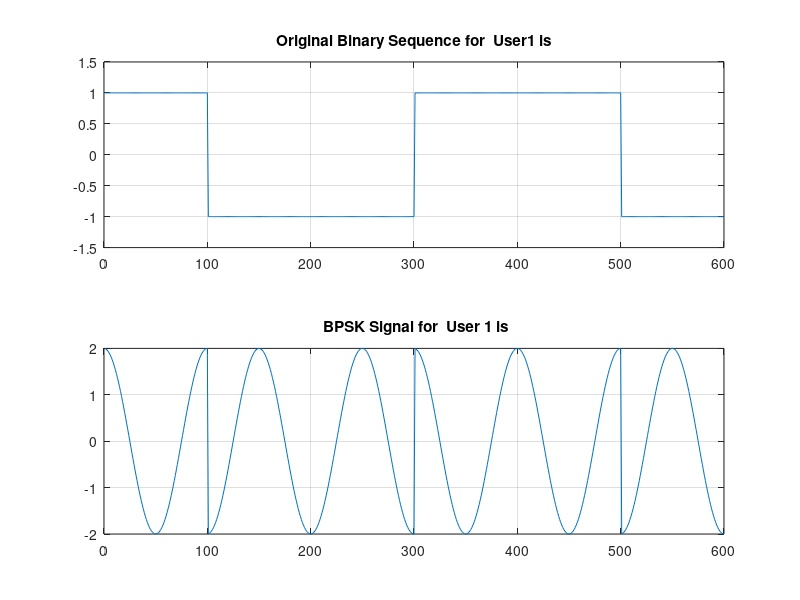
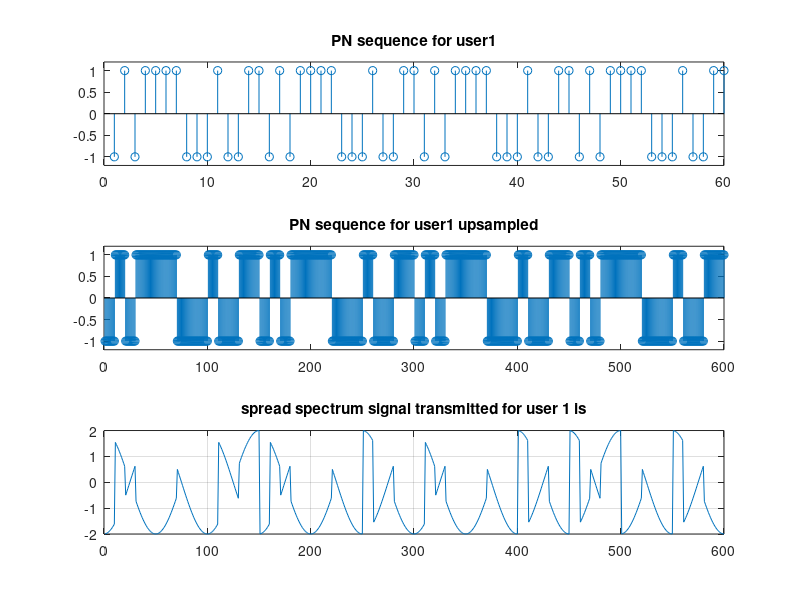
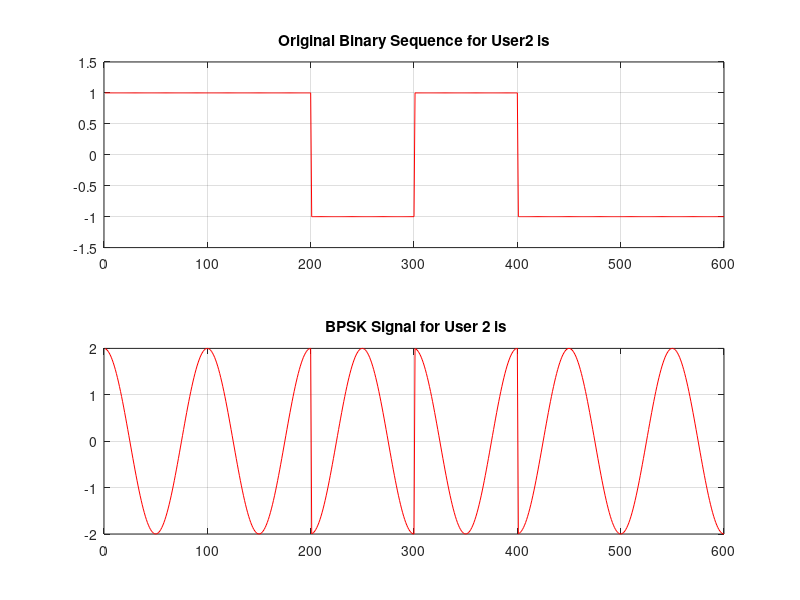
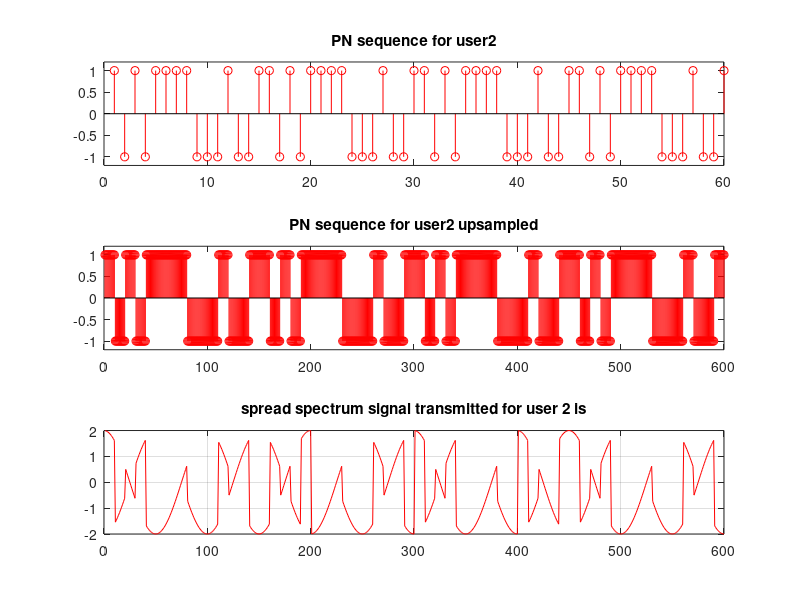

These charts were generated, in order, by the following MATLAB code: (Note: this script raises an error after producing the figures.)

clc
close all
clear all
 
%% Initial parameters
SNR = 5;    % Signal to Noise ratio in dB
Fc = 1;     % carrier frequency
Eb = 2;     % energy per bit
Tb = 1;     % bit duration
 
%% Consider two mobile users in the system
mobileUser1 = [1 0 0 1 1 0];    % data transmitted by user 1
 
mobileUser2 = [1 1 0 1 0 0];    % data transmitted by user 2

mobileUser3 = [1 1 1 0 0 0]; 

mobileUser4 = [0 0 0 1 1 1]; 
 
length_mobileUser1 = length(mobileUser1);
 
length_mobileUser2 = length(mobileUser2);

length_mobileUser3 = length(mobileUser3);

length_mobileUser4 = length(mobileUser4);
 
%% Convert data sequence into NRZ format
for i = 1:length_mobileUser1
    if mobileUser1(i )== 0
        mobileUser1(i) = -1;
    end
end
 
for i = 1:length_mobileUser2
    if mobileUser2(i) == 0
        mobileUser2(i) = -1;
    end
end

for i = 1:length_mobileUser3
    if mobileUser3(i) == 0
        mobileUser3(i) = -1;
    end
end

for i = 1:length_mobileUser4
    if mobileUser4(i) == 0
        mobileUser4(i) = -1;
    end
end


%% CDMA transmitter User 1

user1basebandsig1 = []; 
for i = 1:length_mobileUser1
    for j = 0.01:0.01:Tb    % 100 samples per bit
        if mobileUser1(i) == 1
            user1basebandsig1 = [user1basebandsig1 1];
        else
            user1basebandsig1 = [user1basebandsig1 -1];
        end
    end
end
 
% BPSK MODULATION FOR USER 1
user1bpskmod1 = [];
for i = 1:length_mobileUser1
    for j = 0.01:0.01:Tb    % 100 samples per bit
        user1bpskmod1 = [user1bpskmod1 sqrt(2*Eb)*mobileUser1(i)*cos(2*pi*Fc*j)];
    end
end
 
figure(1);
subplot(211)
plot(user1basebandsig1);
axis([0 100*length_mobileUser1 -1.5 1.5]);
title('Original Binary Sequence for  User1 is')
grid on
subplot(212)
plot(user1bpskmod1);
title(' BPSK Signal for  User 1 is');
grid on

%% PN generator for user1
% let initial seed for user1 is 1010
seed1 = [1 -1 1 -1];  
pn1_user_1 = [];
 
% The following for loop performs the function of exclusive or gate and shift registers (with respect to the CDMA standard). 
for i = 1:length_mobileUser1
    for j = 1:10 %chip rate is 10 times the bit rate
        pn1_user_1 = [pn1_user_1 seed1(4)];
        if seed1(4) == seed1(3) 
            temp = -1;
        else
            temp = 1;
        end
        seed1(4) = seed1(3);
        seed1(3) = seed1(2);
        seed1(2) = seed1(1);
        seed1(1) = temp;
    end
end
 
pnupsampled1_User_1 = [];
len_pn1_user_1 = length(pn1_user_1);
for i = 1:len_pn1_user_1
    for j = 0.1:0.1:Tb
        if pn1_user_1(i) == 1
            pnupsampled1_User_1 = [pnupsampled1_User_1 1];
        else
            pnupsampled1_User_1 = [pnupsampled1_User_1 -1];
        end
    end
end
 
sigtx1_User_1 = user1bpskmod1.*pnupsampled1_User_1;
 
figure(2)
subplot(311)
stem(pn1_user_1);
axis([0,length(pn1_user_1),-1.2,1.2])
title('PN sequence for user1')
subplot(312)
stem(pnupsampled1_User_1);
axis([0,length(pnupsampled1_User_1),-1.2,1.2])
title('PN sequence for user1 upsampled');
subplot(313)
plot(sigtx1_User_1);
axis([0 100*length_mobileUser1 -2 2]);
title('spread spectrum signal transmitted for user 1 is');
grid on




%% CDMA transmitter user2

user2basebandsig2 = [];
for i = 1:length_mobileUser2
    for j = 0.01:0.01:Tb
        if mobileUser2(i) == 1
            user2basebandsig2 = [user2basebandsig2 1];
        else
            user2basebandsig2 = [user2basebandsig2 -1];
        end
    end
end

% BPSK MODULATION FOR USER 2 
user2bpskmod2 = [];
for i = 1:length_mobileUser2
    for j = 0.01:0.01:Tb
        user2bpskmod2 = [user2bpskmod2 sqrt(2*Eb)*mobileUser2(i)*cos(2*pi*Fc*j)];
    end
end

figure(3);
subplot(211)
plot(user2basebandsig2, 'r');
axis([0 100*length_mobileUser2 -1.5 1.5]);
title('Original Binary Sequence for User2 is')
grid on
subplot(212)
plot(user2bpskmod2, 'r');
title(' BPSK Signal for User 2 is');
grid on

%% PN generator for user2

seed2 = [-1 1 -1 1];  %convert it into bipolar NRZ format
pn2_user_2 = [];
for i = 1:length_mobileUser2
    for j = 1:10 %chip rate is 10 times the bit rate
        pn2_user_2 = [pn2_user_2 seed2(4)];
        if seed2(4) == seed2(3) 
            temp = -1;
        else
            temp = 1;
        end
        seed2(4) = seed2(3);
        seed2(3) = seed2(2);
        seed2(2) = seed2(1);
        seed2(1) = temp;
    end
end
 
pnupsampled2_User_2 = [];
len_pn2_user_2 = length(pn2_user_2);
for i = 1:len_pn2_user_2
    for j = 0.1:0.1:Tb
        if pn2_user_2(i) == 1
            pnupsampled2_User_2 = [pnupsampled2_User_2 1];
        else
            pnupsampled2_User_2  = [pnupsampled2_User_2  -1];
        end
    end
end
 
length_pnupsampled2_User_2 = length(pnupsampled2_User_2);
 
sigtx2_User_2 = user2bpskmod2.*pnupsampled2_User_2;
 
figure(4)
subplot(311)
stem(pn2_user_2, 'r');
axis([0,length(pn2_user_2),-1.2,1.2])
title('PN sequence for user2')
subplot(312)
stem(pnupsampled2_User_2, 'r');
axis([0,length_pnupsampled2_User_2,-1.2,1.2])
title('PN sequence for user2 upsampled');
subplot(313)
plot(sigtx2_User_2, 'r');
axis([0 100*length_mobileUser2 -2 2]);
title('spread spectrum signal transmitted for user 2 is');
grid on

%% CDMA transmitter user3

user3basebandsig3 = [];

for i = 1:length_mobileUser3
    for j = 0.01:0.01:Tb
        if mobileUser3(i) == 1
            user3basebandsig3 = [user3basebandsig3 1];
        else
            user3basebandsig3 = [user3basebandsig3 -1];
        end
    end
end

% BPSK MODULATION FOR USER 3
user3bpskmod3 = [];
for i = 1:length_mobileUser3
    for j = 0.01:0.01:Tb
        user3bpskmod3 = [user3bpskmod3 sqrt(2*Eb)*mobileUser3(i)*cos(2*pi*Fc*j)];
    end
end

figure(5);
subplot(313)
plot(user3basebandsig3, 'g');
axis([0 100*length_mobileUser3 -1.5 1.5]);
title('Original Binary Sequence for User3 is')
grid on
subplot(312)
plot(user3bpskmod3, 'g');
title(' BPSK Signal for User 3 is');
grid on

%% PN generator for user3   
seed3 = [-1 1 -1 1];  %convert it into bipolar NRZ format
pn3_user_3 = [];
for i = 1:length_mobileUser3
    for j = 1:10 %chip rate is 10 times the bit rate
        pn3_user_3 = [pn3_user_3 seed3(4)];
        if seed3(4) == seed3(3) 
            temp = -1;
        else
            temp = 1;
        end
        seed3(4) = seed3(3);
        seed3(3) = seed3(2);
        seed3(2) = seed3(1);
        seed3(1) = temp;
    end
end
 
pnupsampled3_User_3 = [];
len_pn3_user_3 = length(pn3_user_3);
for i = 1:len_pn3_user_3
    for j = 0.1:0.1:Tb
        if pn3_user_3(i) == 1
            pnupsampled3_User_3 = [pnupsampled3_User_3 1];
        else
            pnupsampled3_User_3  = [pnupsampled3_User_3  -1];
        end
    end
end
 
length_pnupsampled3_User_3 = length(pnupsampled3_User_3);
 
sigtx3_User_3 = user3bpskmod3.*pnupsampled3_User_3;
 
figure(6)
subplot(311)
stem(pn3_user_3, 'g');
axis([0,length(pn3_user_3),-1.2,1.2])
title('PN sequence for user3')
subplot(312)
stem(pnupsampled3_User_3, 'g');
axis([0,length_pnupsampled3_User_3,-1.2,1.2])
title('PN sequence for user3 upsampled');
subplot(313)
plot(sigtx3_User_3, 'g');
axis([0 100*length_mobileUser3 -2 2]);
title('spread spectrum signal transmitted for user 3 is');
grid on 


%% CDMA transmitter user4
user4basebandsig4 = [];

for i = 1:length_mobileUser4
    for j = 0.01:0.01:Tb
        if mobileUser4(i) == 1
            user4basebandsig4 = [user4basebandsig4 1];
        else
            user4basebandsig4 = [user4basebandsig4 -1];
        end
    end
end

% BPSK MODULATION FOR USER 4
user4bpskmod4 = []; 
for i = 1:length_mobileUser4
    for j = 0.01:0.01:Tb
        user4bpskmod4 = [user4bpskmod4 sqrt(2*Eb)*mobileUser4(i)*cos(2*pi*Fc*j)];
    end
end
figure(7);
subplot(313)
plot(user4basebandsig4, 'c');
axis([0 100*length_mobileUser4 -1.5 1.5]);
title('Original Binary Sequence for User4 is')
grid on 
subplot(312)
plot(user4bpskmod4, 'c');
title(' BPSK Signal for User 4 is');
grid on

%% PN generator for user4   
seed4 = [-1 1 -1 1];  %convert it into bipolar NRZ format
pn4_user_4 = [];
for i = 1:length_mobileUser4
    for j = 1:10 %chip rate is 10 times the bit rate
        pn4_user_4 = [pn4_user_4 seed4(4)];
        if seed4(4) == seed4(3) 
            temp = -1;
        else
            temp = 1;
        end
        seed4(4) = seed4(3);
        seed4(3) = seed4(2);
        seed4(2) = seed4(1);
        seed4(1) = temp;
    end 
end

pnupsampled4_User_4 = [];   
len_pn4_user_4 = length(pn4_user_4);
for i = 1:len_pn4_user_4
    for j = 0.1:0.1:Tb
        if pn4_user_4(i) == 1
            pnupsampled4_User_4 = [pnupsampled4_User_4 1];
        else
            pnupsampled4_User_4  = [pnupsampled4_User_4  -1];
        end
    end
end

length_pnupsampled4_User_4 = length(pnupsampled4_User_4);
sigtx4_User_4 = user4bpskmod4.*pnupsampled4_User_4;

figure(8)
subplot(311)
stem(pn4_user_4, 'c');
axis([0,length(pn4_user_4),-1.2,1.2])
title('PN sequence for user4')
subplot(312)
stem(pnupsampled4_User_4, 'c');
axis([0,length_pnupsampled4_User_4,-1.2,1.2])
title('PN sequence for user4 upsampled');
subplot(313)
plot(sigtx4_User_4, 'c');
axis([0 100*length_mobileUser4 -2 2]);
title('spread spectrum signal transmitted for user 4 is');
grid on 

 
%% Plotting the transmitted signal
figure(9)
subplot(2,2,1);
plot(sigtx1_User_1);
grid on 
title('spread spectrum signal txd for user 1');
subplot(2,2,2);
plot(sigtx2_User_2, 'r');
grid on 
title('spread spectrum signal txd for user 2');
subplot(2,2,3);
plot(sigtx3_User_3, 'g');
grid on
title('spread spectrum signal txd for user 3');
subplot(2,2,4);
plot(sigtx4_User_4, 'c');
grid on
title('spread spectrum signal txd for user 4');


%% AWGN Channel:
trasnmitted_signal = sigtx1_User_1 + sigtx2_User_2;
 
composite_signal = awgn(trasnmitted_signal,SNR);
 
figure(10)
subplot(211)
plot(sigtx1_User_1+sigtx2_User_2);
title('Composite signal sigtx1+sigtx2');
grid on 
subplot(212)
plot(composite_signal);
title(sprintf('Composite signal + noise\n SNR=%ddb',SNR));
grid on 



%% DMODULATION USER 1 %%%%%%%%%%%%%%%%%%%%
 
rx1 = composite_signal.*pnupsampled1_User_1;
 
%%%% BPSK DEMODULATION FOR USER 1
demodcar1 = [];
for i = 1:length_mobileUser1
    for j = 0.01:0.01:Tb
        demodcar1 = [demodcar1 sqrt(2*Eb)*cos(2*pi*Fc*j)];
    end
end

bpskdemod1 = rx1.*demodcar1;
 
len_dmod1 = length(bpskdemod1);
sum = zeros(1,len_dmod1/100);
for i = 1:len_dmod1/100
    for j = (i-1)*100+1:i*100
        sum(i) = sum(i)+bpskdemod1(j);
    end
end
sum;
 
rxbits1 = [];
for i = 1:length_mobileUser1
    if sum(i)>0
        rxbits1 = [rxbits1 1];
    else
        rxbits1 = [rxbits1 0];
    end
end
 
rxbits1=rectpulse(rxbits1,100); 
 
figure(11)
subplot(211)
plot(user1basebandsig1)
title('Transmitted bits of user1 data')
grid on
subplot(212)
plot(rxbits1)
axis([0 600 -0.2 1.2]);
title('Received bits of user1 data')
grid on


%% DMODULATION USER 2 %%%%%%%%%%%%%%%%%%%%
 
rx2 = composite_signal.*pnupsampled2_User_2;
 
% BPSK DEMODULATION FOR USER 2
demodcar2 = [];
for i = 1:length_mobileUser2
    for j = 0.01:0.01:Tb
        demodcar2 = [demodcar2 sqrt(2*Eb)*cos(2*pi*Fc*j)];
    end
end
 
bpskdemod2 = rx2.*demodcar2;
 
len_dmod2 = length(bpskdemod2);
sum = zeros(1,len_dmod1/100);
for i = 1:len_dmod2/100
    for j = (i-1)*100+1:i*100
        sum(i) = sum(i)+bpskdemod2(j);
    end
end
sum;
 
rxbits2 = [];
for i = 1:length_mobileUser2
    if sum(i)>0
        rxbits2 = [rxbits2 1];
    else
        rxbits2 = [rxbits2 0];
    end
end
rxbits2=rectpulse(rxbits2,100); 
 
figure(12)
subplot(211)
plot(user2basebandsig2)
title('Transmitted bits of user2 data')
grid on
subplot(212)
plot(rxbits2)
axis([0 600 -0.2 1.2]);
title('Received bits of user2 data')
grid on


%% DMODULATION USER 3 %%%%%%%%%%%%%%%%%%%%

rx3 = composite_signal.*pnupsampled3_User_3;
 
% BPSK DEMODULATION FOR USER 3
demodcar3 = [];
for i = 1:length_mobileUser3
    for j = 0.01:0.01:Tb
        demodcar3 = [demodcar3 sqrt(2*Eb)*cos(2*pi*Fc*j)];
    end
end
 
bpskdemod3 = rx3.*demodcar3;
 
len_dmod3 = length(bpskdemod3);
sum = zeros(1,len_dmod3/100);
for i = 1:len_dmod3/100
    for j = (i-1)*100+1:i*100
        sum(i) = sum(i)+bpskdemod3(j);
    end
end
sum;
 
rxbits3 = [];
for i = 1:length_mobileUser3
    if sum(i)>0
        rxbits3 = [rxbits3 1];
    else
        rxbits3 = [rxbits3 0];
    end
end
rxbits3=rectpulse(rxbits3,100); 
 
figure(13)
subplot(211)
plot(user3basebandsig3)
title('Transmitted bits of user3 data')
grid on
subplot(212)
plot(rxbits3)
axis([0 600 -0.2 1.2]);
title('Received bits of user3 data')
grid on 

%% DMODULATION USER 4 %%%%%%%%%%%%%%%%%%%%

rx4 = composite_signal.*pnupsampled4_User_4;
% BPSK DEMODULATION FOR USER 4
demodcar4 = [];
for i = 1:length_mobileUser4
    for j = 0.01:0.01:Tb
        demodcar4 = [demodcar4 sqrt(2*Eb)*cos(2*pi*Fc*j)];
    end
end
bpskdemod4 = rx4.*demodcar4;
len_dmod4 = length(bpskdemod4);
sum = zeros(1,len_dmod4/100);
for i = 1:len_dmod4/100
    for j = (i-1)*100+1:i*100
        sum(i) = sum(i)+bpskdemod4(j);
    end
end
sum;
rxbits4 = [];
for i = 1:length_mobileUser4
    if sum(i)>0
        rxbits4 = [rxbits4 1];
    else
        rxbits4 = [rxbits4 0];
    end
end
rxbits4=rectpulse(rxbits4,100); 
 
figure(14)
subplot(211)
plot(user4basebandsig4)
title('Transmitted bits of user4 data')
grid on
subplot(212)
plot(rxbits4)
axis([0 600 -0.2 1.2]);
title('Received bits of user4 data')
grid on 